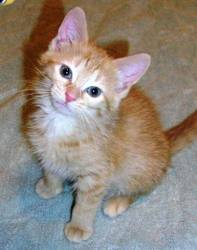
#> input picture images/chapter1_cat_example.jpg, 197 x 250 px
$ jupyter execute Charpter1.ipynb
#> lines starting #> are read from the running program, lines starting #| are printed output that depends on the picture
[cell 1]
from PIL import Image
import os, sys

[cell 2]
# Read the image
im = Image.open('images/chapter1_cat_example.jpg')
#> im is the input picture: PIL image 197x250 RGB; mean R, G, B 145.6, 135, 125.8

[cell 3]
im

[cell 4]
print(im.format, im.size, im.mode)
#| JPEG (197, 250) RGB

[cell 5]
# Save the images
im.save('cat.png')

[cell 6]
# Copy a subrectangele from image
box = (100, 100, 150, 150)
region = im.crop(box)
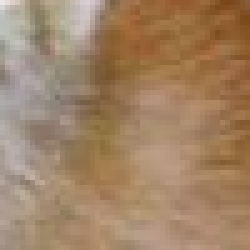
#> region: PIL image 50x50 RGB (shown 5 times larger); mean R, G, B 160.8, 131.3, 102.1
region

[cell 7]
# Processing a subrectangle, and pasting it back
region = region.transpose(Image.ROTATE_180)
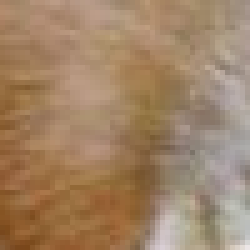
#> region: PIL image 50x50 RGB (shown 5 times larger); mean R, G, B 160.8, 131.3, 102.1
im.paste(region, box)
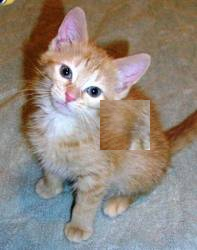
#> im: PIL image 197x250 RGB; mean R, G, B 145.6, 135, 125.8
im

[cell 8]
# Simple geometry transforms
im = Image.open('images/chapter1_cat_example.jpg')
out = im.resize((128, 128))
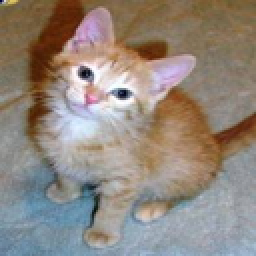
#> out: PIL image 128x128 RGB (shown 2 times larger); mean R, G, B 145.6, 135, 125.8
out = im.rotate(45) # degrees counter-clockwise
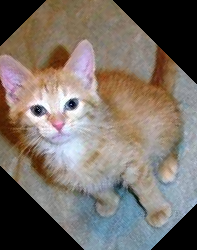
#> out: PIL image 197x250 RGB; mean R, G, B 120.9, 111.8, 104.4
out

[cell 9]
# Converting between modes
im = Image.open('images/chapter1_cat_example.jpg')
out = im.convert("L")
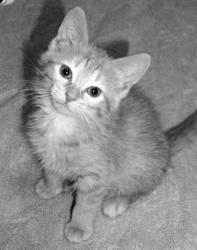
#> out: PIL image 197x250 L; min 1, max 255, mean 137.1
out

[cell 10]
# apply filter
from PIL import ImageFilter
out = im.filter(ImageFilter.EDGE_ENHANCE_MORE)
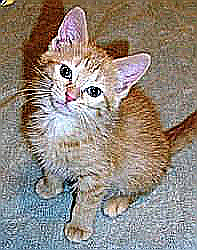
#> out: PIL image 197x250 RGB; mean R, G, B 144.6, 134.7, 125.8
out

[cell 11]
# Ehhancing Images
from PIL import ImageEnhance

enh = ImageEnhance.Contrast(im)
enh = enh.enhance(1.3)
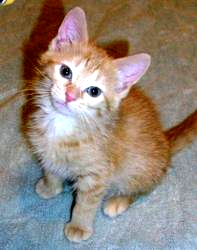
#> enh: PIL image 197x250 RGB; mean R, G, B 147.4, 133.8, 122.8
enh

$ run again, with images/grizzly.jpg copied over images/chapter1_cat_example.jpg
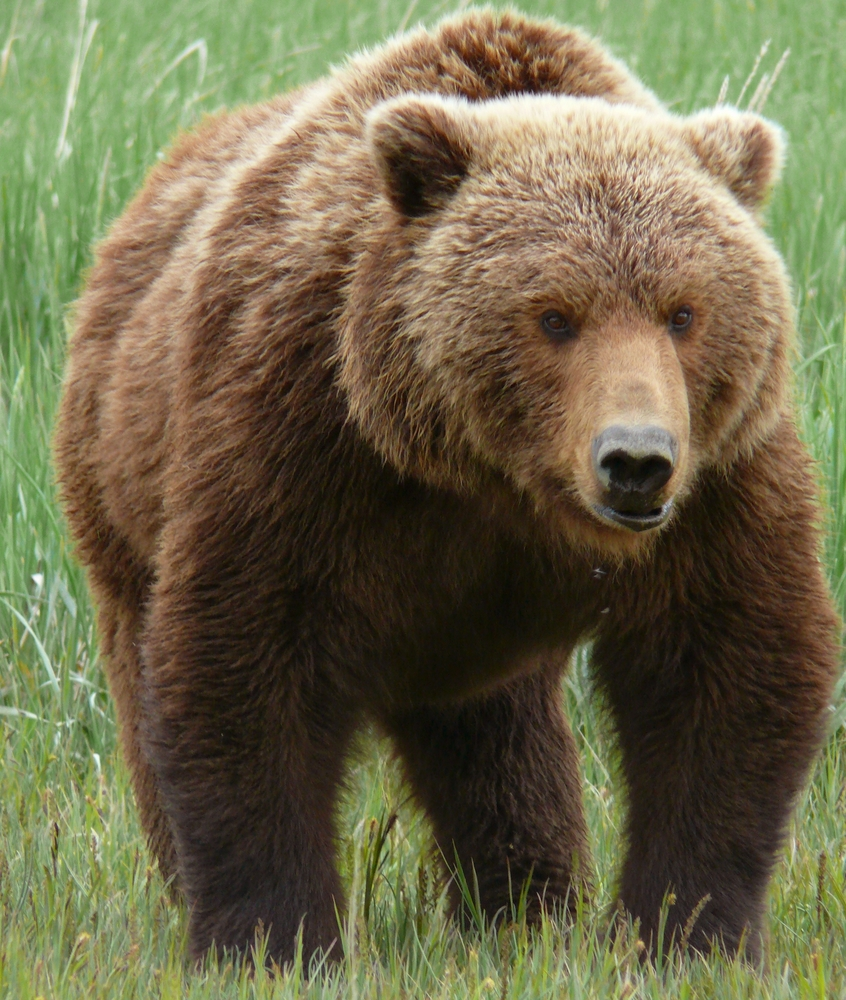
#> input picture images/grizzly.jpg, 846 x 1000 px
#> im is the input picture: PIL image 846x1000 RGB; mean R, G, B 110.3, 104.9, 75
#| JPEG (846, 1000) RGB
#> `out = im.convert("L")`:
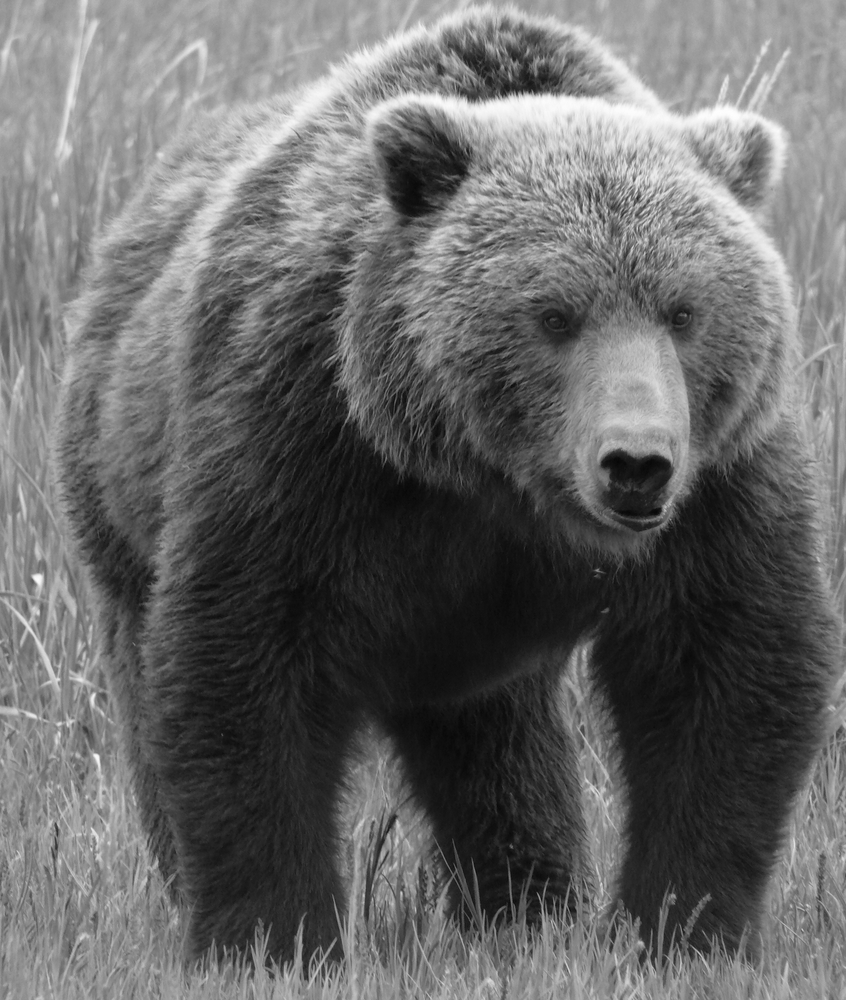
#> out: PIL image 846x1000 L; min 7, max 254, mean 103.1
#> `enh = enh.enhance(1.3)`:
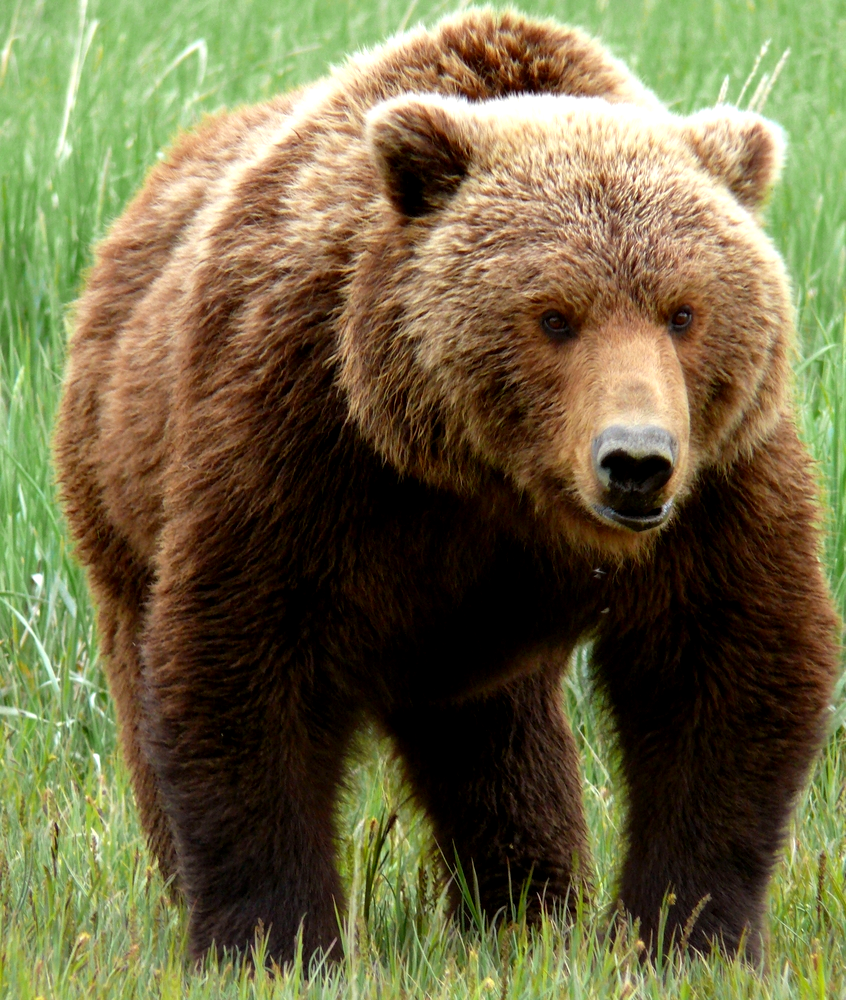
#> enh: PIL image 846x1000 RGB; mean R, G, B 111.8, 105.2, 68.7

$ run again, with images/turing.jpg copied over images/chapter1_cat_example.jpg
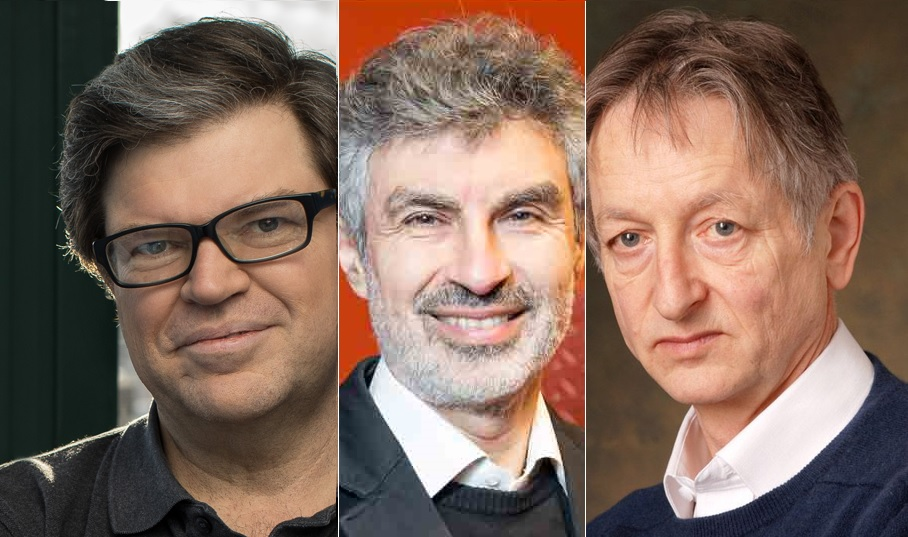
#> input picture images/turing.jpg, 908 x 537 px
#> im is the input picture: PIL image 908x537 RGB; mean R, G, B 130.5, 105.8, 92.9
#| JPEG (908, 537) RGB
#> `out = im.convert("L")`:
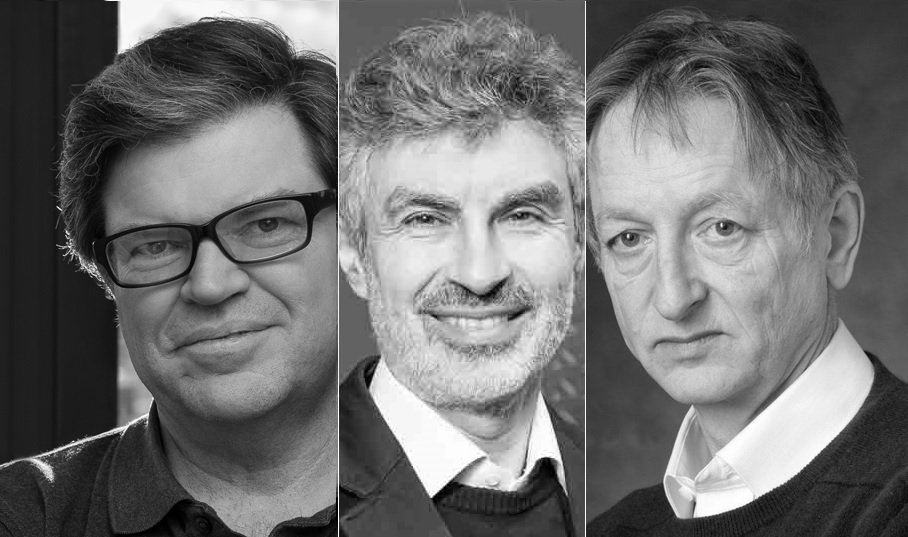
#> out: PIL image 908x537 L; min 0, max 255, mean 111.7
#> `enh = enh.enhance(1.3)`:
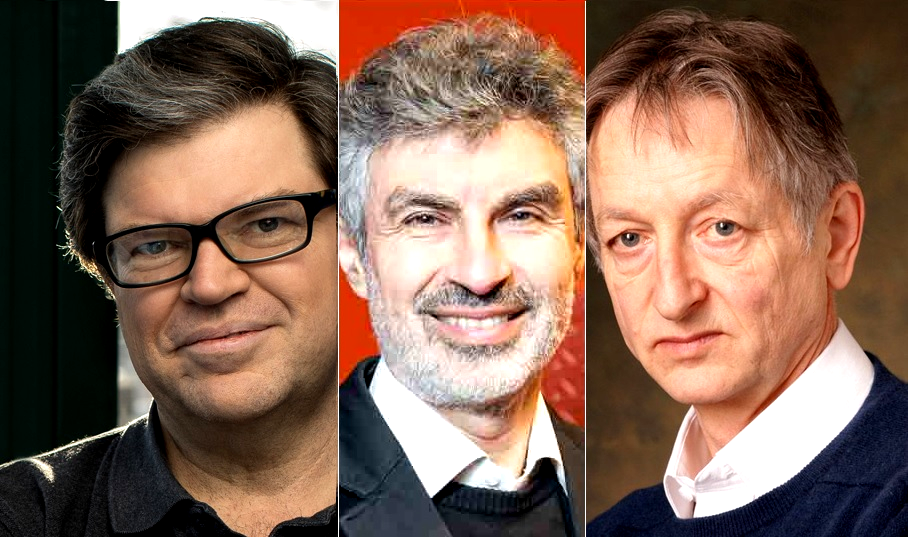
#> enh: PIL image 908x537 RGB; mean R, G, B 132.5, 102.5, 86.5
